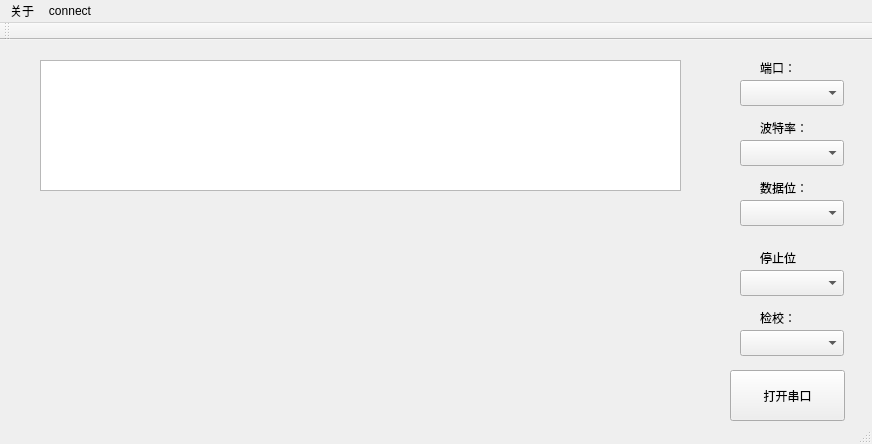
<?xml version="1.0" encoding="UTF-8"?>
<ui version="4.0">
 <class>MainWindow</class>
 <widget class="QMainWindow" name="MainWindow">
  <property name="geometry">
   <rect>
    <x>0</x>
    <y>0</y>
    <width>872</width>
    <height>444</height>
   </rect>
  </property>
  <property name="windowTitle">
   <string>MainWindow</string>
  </property>
  <widget class="QWidget" name="centralWidget">
   <widget class="QPushButton" name="pushButton">
    <property name="geometry">
     <rect>
      <x>730</x>
      <y>330</y>
      <width>115</width>
      <height>51</height>
     </rect>
    </property>
    <property name="text">
     <string>打开串口</string>
    </property>
   </widget>
   <widget class="QComboBox" name="baudratebox">
    <property name="geometry">
     <rect>
      <x>740</x>
      <y>100</y>
      <width>104</width>
      <height>26</height>
     </rect>
    </property>
   </widget>
   <widget class="QComboBox" name="databitbox">
    <property name="geometry">
     <rect>
      <x>740</x>
      <y>160</y>
      <width>104</width>
      <height>26</height>
     </rect>
    </property>
   </widget>
   <widget class="QComboBox" name="stopbitbox">
    <property name="geometry">
     <rect>
      <x>740</x>
      <y>230</y>
      <width>104</width>
      <height>26</height>
     </rect>
    </property>
   </widget>
   <widget class="QLabel" name="baudratelabel">
    <property name="geometry">
     <rect>
      <x>760</x>
      <y>80</y>
      <width>59</width>
      <height>16</height>
     </rect>
    </property>
    <property name="text">
     <string>波特率：</string>
    </property>
   </widget>
   <widget class="QLabel" name="databitlabel">
    <property name="geometry">
     <rect>
      <x>760</x>
      <y>140</y>
      <width>59</width>
      <height>16</height>
     </rect>
    </property>
    <property name="text">
     <string>数据位：</string>
    </property>
   </widget>
   <widget class="QLabel" name="stopbitlabel">
    <property name="geometry">
     <rect>
      <x>760</x>
      <y>210</y>
      <width>59</width>
      <height>16</height>
     </rect>
    </property>
    <property name="text">
     <string>停止位</string>
    </property>
   </widget>
   <widget class="QLabel" name="serialportlabel">
    <property name="geometry">
     <rect>
      <x>760</x>
      <y>20</y>
      <width>59</width>
      <height>16</height>
     </rect>
    </property>
    <property name="text">
     <string>端口：</string>
    </property>
   </widget>
   <widget class="QComboBox" name="serialportbox">
    <property name="geometry">
     <rect>
      <x>740</x>
      <y>40</y>
      <width>104</width>
      <height>26</height>
     </rect>
    </property>
   </widget>
   <widget class="QLabel" name="paritylabel">
    <property name="geometry">
     <rect>
      <x>760</x>
      <y>270</y>
      <width>59</width>
      <height>16</height>
     </rect>
    </property>
    <property name="text">
     <string>检校：</string>
    </property>
   </widget>
   <widget class="QComboBox" name="paritybox">
    <property name="geometry">
     <rect>
      <x>740</x>
      <y>290</y>
      <width>104</width>
      <height>26</height>
     </rect>
    </property>
   </widget>
   <widget class="QTextEdit" name="textEdit">
    <property name="geometry">
     <rect>
      <x>40</x>
      <y>20</y>
      <width>641</width>
      <height>131</height>
     </rect>
    </property>
   </widget>
   <widget class="QWidget" name="widget" native="true">
    <property name="geometry">
     <rect>
      <x>40</x>
      <y>179</y>
      <width>641</width>
      <height>181</height>
     </rect>
    </property>
   </widget>
  </widget>
  <widget class="QMenuBar" name="menuBar">
   <property name="geometry">
    <rect>
     <x>0</x>
     <y>0</y>
     <width>872</width>
     <height>22</height>
    </rect>
   </property>
   <widget class="QMenu" name="aboutmenu">
    <property name="title">
     <string>关于</string>
    </property>
   </widget>
   <widget class="QMenu" name="menuConnect">
    <property name="title">
     <string>connect</string>
    </property>
   </widget>
   <addaction name="aboutmenu"/>
   <addaction name="menuConnect"/>
  </widget>
  <widget class="QToolBar" name="mainToolBar">
   <attribute name="toolBarArea">
    <enum>TopToolBarArea</enum>
   </attribute>
   <attribute name="toolBarBreak">
    <bool>false</bool>
   </attribute>
  </widget>
  <widget class="QStatusBar" name="statusBar"/>
 </widget>
 <layoutdefault spacing="6" margin="11"/>
 <resources/>
 <connections/>
</ui>
